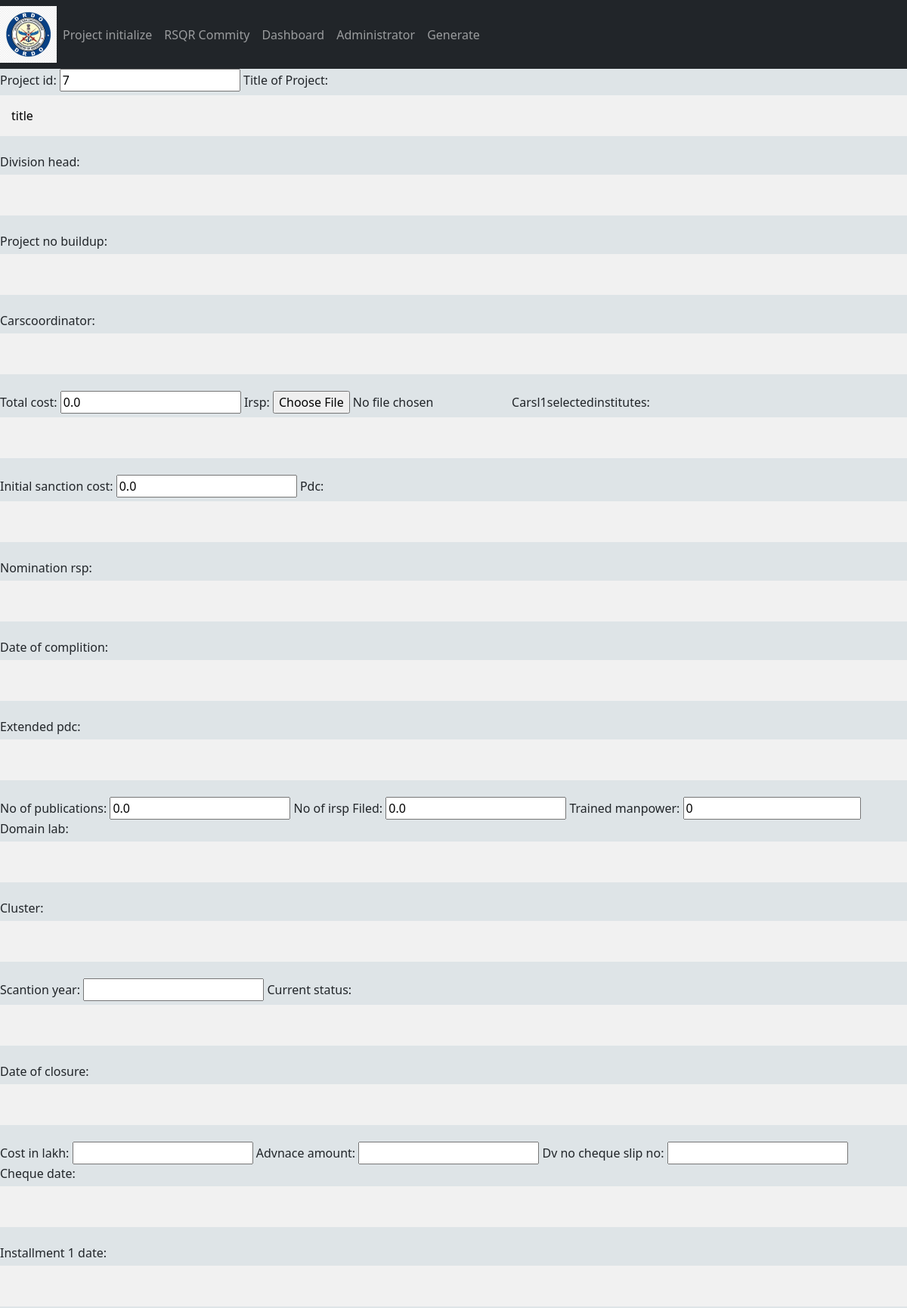
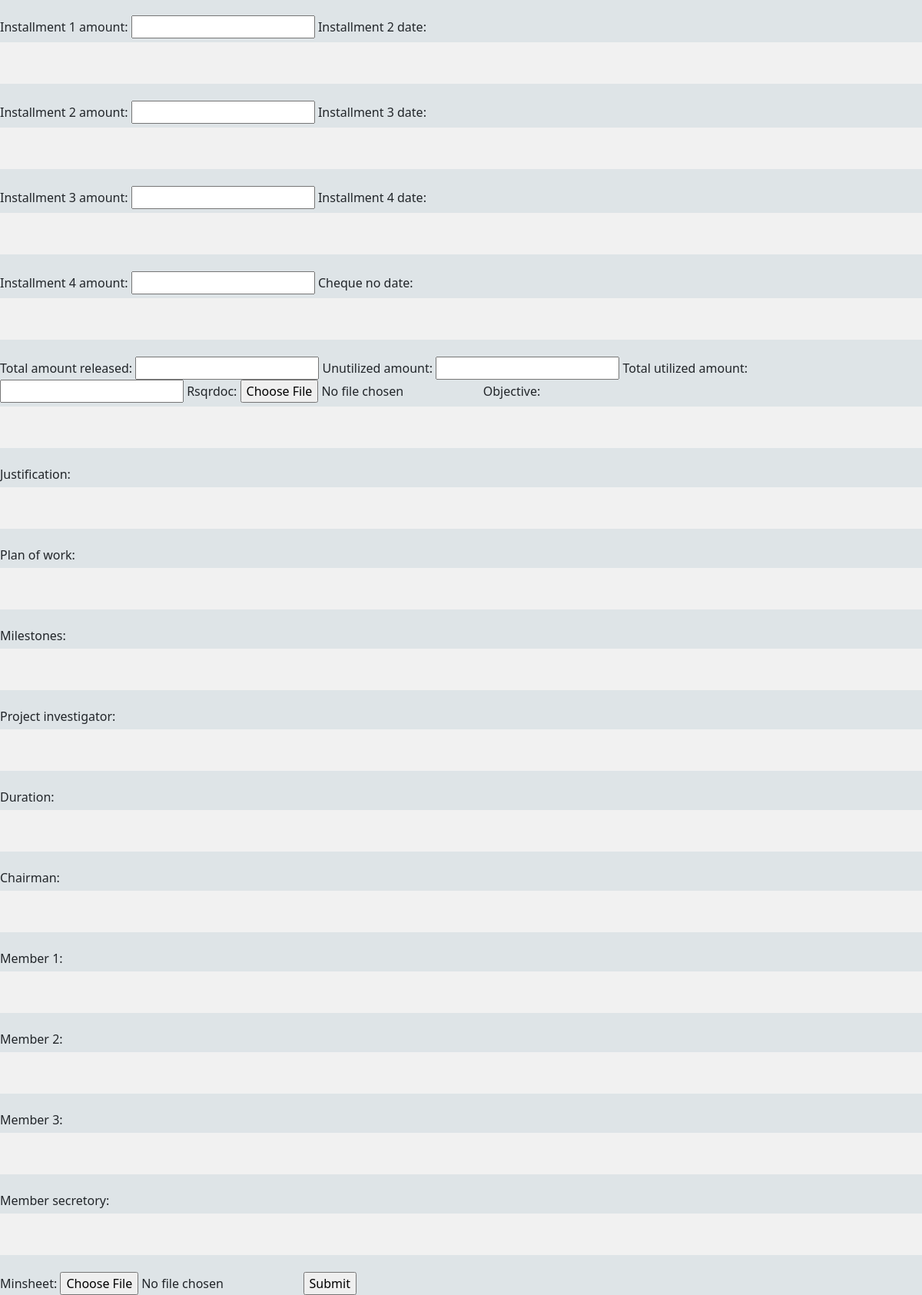
/update_project/7/, run on the app's committed database (2 pictures, top to bottom).
### CARSProject/models.py (models this page shows)
class project(models.Model):
    project_id  = models.IntegerField( primary_key=True,)
    Title_of_Project = models.CharField(max_length = 500, null = True, blank = True)
    division_head = models.CharField(max_length = 600, null = True, blank = True)
    project_no_buildup = models.CharField(max_length= 400,null = True ,blank=True)
    carscoordinator = models.CharField(max_length = 100, null = True, blank=True)
    total_cost = models.FloatField(default= 0,blank = True)
    irsp = models.FileField(null=True, blank = True)
    carsl1selectedinstitutes = models.CharField(max_length = 500, null= True, blank=True)
    initial_sanction_cost = models.FloatField(default=0,null = True, blank=True)
    date_of_start = models.DateField(auto_now_add = True,null = True, blank=True)
    pdc = models.DateField(null = True, blank=True)
    nomination_rsp = models.CharField(max_length=100,null = True, blank=True)
    date_of_complition = models.DateField(null = True, blank=True)
    extended_pdc =  models.DateField(blank= True, null = True)
    no_of_publications = models.FloatField(default= 0,null = True, blank=True)
    no_of_irsp_Filed = models.FloatField(blank= True, default=0,null = True)
    trained_manpower = models.PositiveBigIntegerField(blank=True , default=0,null = True)
    domain_lab = models.CharField(max_length=500,null = True, blank=True)
    cluster = models.CharField(max_length=100, blank=True,null = True)
    scantion_year = models.PositiveIntegerField(null = True, blank=True)
    current_status = models.CharField(max_length=1000 , blank = True,null = True)
    date_of_closure = models.DateField(null = True, blank=True)
    cost_in_lakh =models.FloatField(null = True, blank=True)
    advance_date = models.DateField(null = True, auto_now=True, blank=True)
    advnace_amount = models.FloatField(null = True, blank=True)
    dv_no_cheque_slip_no = models.FloatField(null  = True, blank=True)
    cheque_date = models.DateField(null = True, blank=True)
    installment_1_date = models.DateField(null = True, blank=True)
    installment_1_amount = models.FloatField(null = True, blank=True)
    cheque_no_date = models.CharField(null = True, max_length= 500, blank=True)
    installment_2_date = models.DateField(null = True, blank=True)
    installment_2_amount = models.FloatField(null = True, blank=True)
    cheque_no_date = models.CharField(null = True, max_length=500, blank=True)
    installment_3_date = models.DateField(null = True, blank=True)
    installment_3_amount = models.FloatField(null = True, blank=True)
    cheque_no_date = models.CharField(null = True, max_length=500, blank=True)
    installment_4_date = models.DateField(null = True, blank=True)
    installment_4_amount = models.FloatField(null = True, blank=True)
    cheque_no_date = models.CharField(null = True, max_length=500, blank=True)
    total_amount_released = models.FloatField(null = True, blank=True)
    unutilized_amount = models.FloatField(null=True, blank=True)
    total_utilized_amount = models.FloatField(null = True, blank=True)
    rsqrdoc = models.FileField(null = True, blank = True)
    objective = models.CharField(max_length = 225, blank = True, null=True)
    justification = models.CharField(max_length =500, blank = True, null=True)
    plan_of_work = models.CharField(max_length = 600, blank = True, null=True)
    milestones = models.CharField(max_length= 600, blank = True, null=True)
    project_investigator = models.CharField(max_length = 500, blank = True, null=True)
    duration = models.CharField(max_length = 500, blank = True, null=True)
    chairman = models.CharField(max_length = 100, blank = True, null=True)
    member_1= models.CharField(max_length = 100, blank = True, null=True)
    member_2= models.CharField(max_length = 100, blank = True, null=True)
    member_3= models.CharField(max_length = 100, blank = True, null=True)
    member_secretory = models.CharField(max_length =100, blank = True, null=True)
    minsheet = models.FileField(blank = True, null=True)

### CARSProject/views.py (the view)
# urls.py: path('update_project/<str:pk>/', views.updateproject, name = "updateproject")
def updateproject(request, pk):
    update = project.objects.get(project_id=pk)
    form = projectForm(instance=update)
    if request.method == 'POST':
        form = projectForm(request.POST, instance=update)
        if form.is_valid():
                    form.save()
                    messages.success(request, 'Project Created Successfully')
                    return redirect('/')
    return render(request, 'CARSProject/project_form.html', {"update":update, 'total_projects': TP, "form":form})

### CARSProject/forms.py
class projectForm(ModelForm):
    class Meta:
        model = project
        fields = '__all__'

### CARSProject/templates/CARSProject/project_form.html (shortened to what this page needs)
{%extends 'CARSProject/main.html'%}
{% load static %}
{% block content %}
<form action="" method = "POST">
    {{form}}
    <input type="submit" name="submit">
</form>
{% endblock %}

### CARSProject/templates/CARSProject/main.html (style rules this page uses)
* { box-sizing: border-box }
input[type=text], input[type=data_field] { width: 100%; padding: 15px; margin: 5px 0 22px 0; display: inline-block; border: none; background: #f1f1f1; }
body { background-color: #dee4e7f9; }

### data on the page
project: project_id "7", Title_of_Project "title", total_cost "0.0", initial_sanction_cost "0.0", no_of_publications "0.0", no_of_irsp_Filed "0.0", trained_manpower "0"
